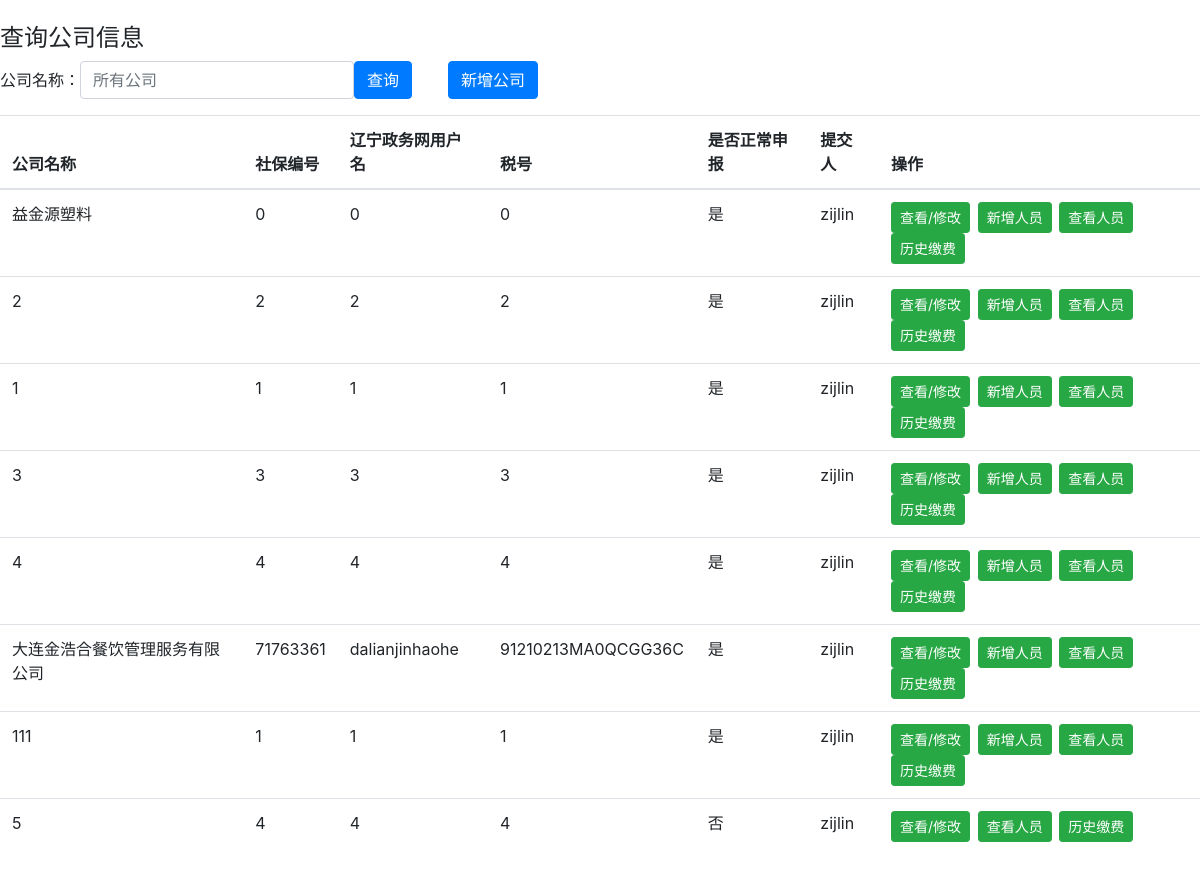
Screenshot of /company_query (signed in) with the database file from the repository.
### company.py (models this page shows, shortened)
class Companys(db.Model):
    company_id = db.Column('company_id', db.Integer, primary_key=True)
    name = db.Column(db.String(200))
    position = db.Column(db.String(200))
    code = db.Column(db.String(200))
    zwwname = db.Column(db.String(200))
    scode = db.Column(db.String(200))
    injury_ratio = db.Column(db.Float)
    person = db.Column(db.String(200))
    is_valid = db.Column(db.String(200))
    pay_type = db.Column(db.String(200))
    short_name = db.Column(db.String(200))

### main.py (the view)
@app.route('/company_query', methods=['GET', 'POST'])
@validate_login
def company_query():
    if request.method == 'POST':
        if request.form['name'] != "":
            return render_template('company_query.html', name=request.form['name'],
                                   companys=db.session.query(Companys).filter(Companys.name.like("%" + request.form['name'] + "%")).all()
                                   )
    return render_template('company_query.html', name="", companys=Companys.query.order_by(Companys.is_valid.desc()).all())

### main.py (called while the page is built)
def validate_login(func):
    @wraps(func)
    def wrapper(**kwargs):
        if 'username' not in session:
            return render_template('refresh.html')
        else:
            return func(**kwargs)
    return wrapper

### templates/company_query.html (shortened to what this page needs)
<!DOCTYPE html>
<html lang="en">
<head>
    <link rel="stylesheet" href="https://cdn.staticfile.org/twitter-bootstrap/4.3.1/css/bootstrap.min.css">
</head>
<body>
<br>
<div>
    <h4>查询公司信息</h4>
    <form class="form-inline" action="{{ url_for('company_query') }}" method = "post">
        <label for="inputPassword2">公司名称： </label>
        <input value="{{name}}" type="text" class="form-control" id="inputPassword2" placeholder="所有公司" name="name">
        <button type="submit" class="btn btn-primary">查询</button>
        &nbsp;&nbsp;&nbsp;&nbsp;&nbsp;&nbsp;&nbsp;&nbsp;<a class="btn btn-primary" href="{{ url_for('company_add') }}">新增公司</a>
    </form>
    <table class="table table-hover">
        <thead>
        <tr>
            <th>公司名称</th>
            <th>社保编号</th>
            <th>辽宁政务网用户名</th>
            <th>税号</th>
            <th>是否正常申报</th>
            <th>提交人</th>
            <th>操作</th>
        </tr>
        </thead>
        <tbody>
        {% for company in companys %}
        <tr>
            <td>{{ company.name }}</td>
            <td>{{ company.code }}</td>
            <td>{{ company.zwwname }}</td>
            <td>{{ company.scode }}</td>
            <td>{{ company.is_valid }}</td>
            <td>{{ company.person }}</td>
            <th>
                <a href="{{ url_for('company_update', company_name=company.name) }}" class="btn btn-success btn-sm" role="button">查看/修改</a>
                {% if company.is_valid == '是' %}
                &nbsp;<a href="{{ url_for('member_add', company_name=company.name) }}" class="btn btn-success btn-sm" role="button">新增人员</a>
                {% endif %}
                &nbsp;<a href="{{ url_for('member_query', company_name=company.name) }}" class="btn btn-success btn-sm" role="button">查看人员</a>
                &nbsp;<a href="{{ url_for('company_pay_history', company_name=company.name) }}" class="btn btn-success btn-sm" role="button">历史缴费</a>
            </th>
        </tr>
        {% endfor %}
        </tbody>
    </table>
</div>
</body>
</html>

### rows the page displays
Companys: name "益金源塑料", code "0", zwwname "0", scode "0", is_valid "是", person "zijlin"
Companys: name "2", code "2", zwwname "2", scode "2", is_valid "是", person "zijlin"
Companys: name "1", code "1", zwwname "1", scode "1", is_valid "是", person "zijlin"
Companys: name "3", code "3", zwwname "3", scode "3", is_valid "是", person "zijlin"
Companys: name "4", code "4", zwwname "4", scode "4", is_valid "是", person "zijlin"
Companys: name "大连金浩合餐饮管理服务有限公司", code "71763361", zwwname "dalianjinhaohe", scode "91210213MA0QCGG36C", is_valid "是", person "zijlin"
Companys: name "111", code "1", zwwname "1", scode "1", is_valid "是", person "zijlin"
Companys: name "5", code "4", zwwname "4", scode "4", is_valid "否", person "zijlin"
